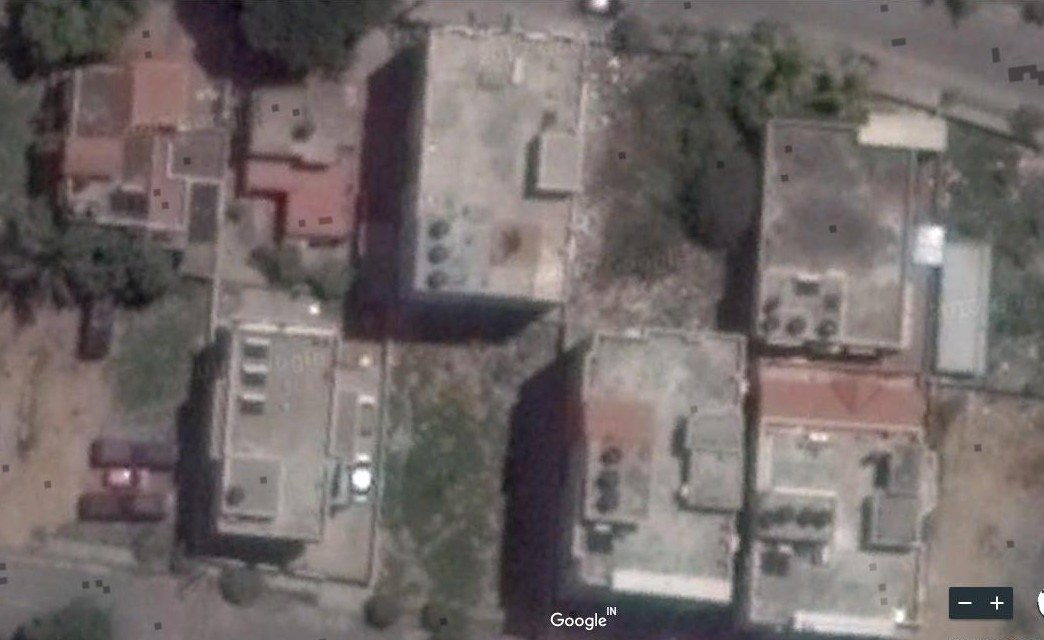
#> input picture buildings/b7.jpeg, 1044 x 640 px
$ python building_detection.py   (Python 2 division)
#> lines starting #> are read from the running program, lines starting #| are printed output that depends on the picture
import cv2
import numpy as np
import matplotlib.pyplot as plt
import os
import os.path

test_img=cv2.imread('./buildings/b7.jpeg',1)
#> test_img is the input picture: shape (640, 1044, 3); mean B, G, R 103.4, 104.5, 112.4


building_cascade = cv2.CascadeClassifier('/home/hackingbot/Desktop/hack/haartrain/haar/cascade.xml')
gray = cv2.cvtColor(test_img, cv2.COLOR_BGR2GRAY)
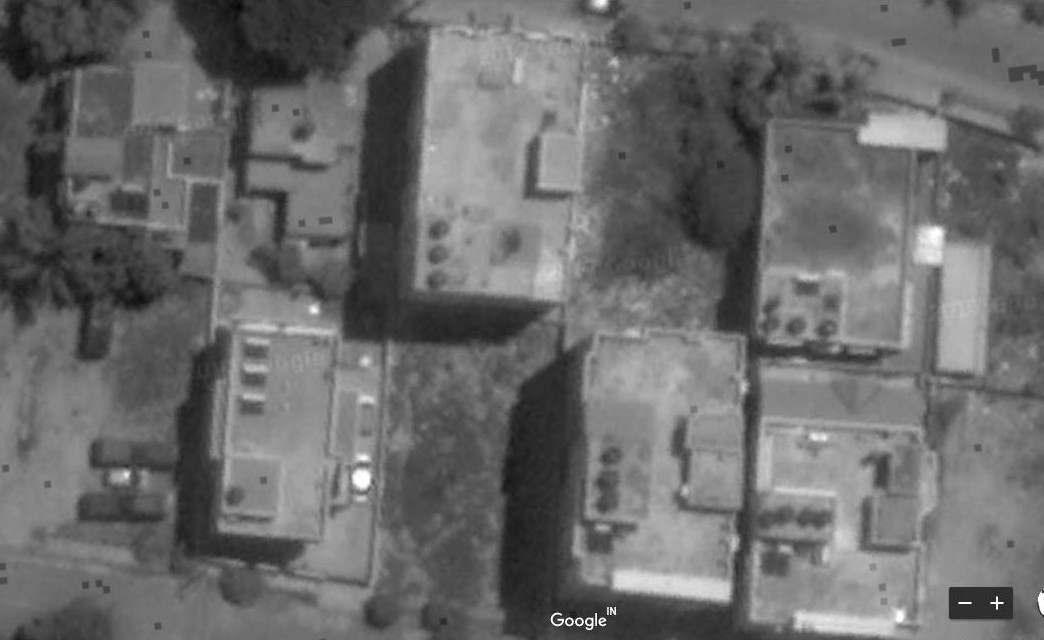
#> gray: shape (640, 1044); min 6, max 255, mean 106.8

buildings = building_cascade.detectMultiScale(gray, 1.20, 50)
#> buildings = [[494, 279, 66, 66], [713, 20, 36, 36], [607, 51, 50, 50], [978, 15, 53, 53], [1002, 142, 36, 36], [929, 165, 43, 43], [206, 172, 39, 39], [71, 533, 62, 62], [781, 551, 35, 35], [204, 554, 34, 34], [197, 590, 41, 41]]

print buildings
#| [[ 494  279   66   66]
#|  [ 713   20   36   36]
#|  [ 607   51   50   50]
#|  [ 978   15   53   53]
#|  [1002  142   36   36]
#|  [ 929  165   43   43]
#|  [ 206  172   39   39]
#|  [  71  533   62   62]
#|  [ 781  551   35   35]
#|  [ 204  554   34   34]
#|  [ 197  590   41   41]]

if len(buildings) is not 0:
	print 'Result: Building'
	print len(buildings)
#| 11

	for values in buildings:
		temp = test_img.copy()
		cv2.rectangle(temp, (values[2], values[3]), (values[0], values[1]), (255,255,0), 1)
		cv2.imshow('Final', temp)
		cv2.waitKey(0)
		cv2.destroyAllWindows()
#> this loop made 11 passes
#> pass 1, `cv2.imshow('Final', temp)`:
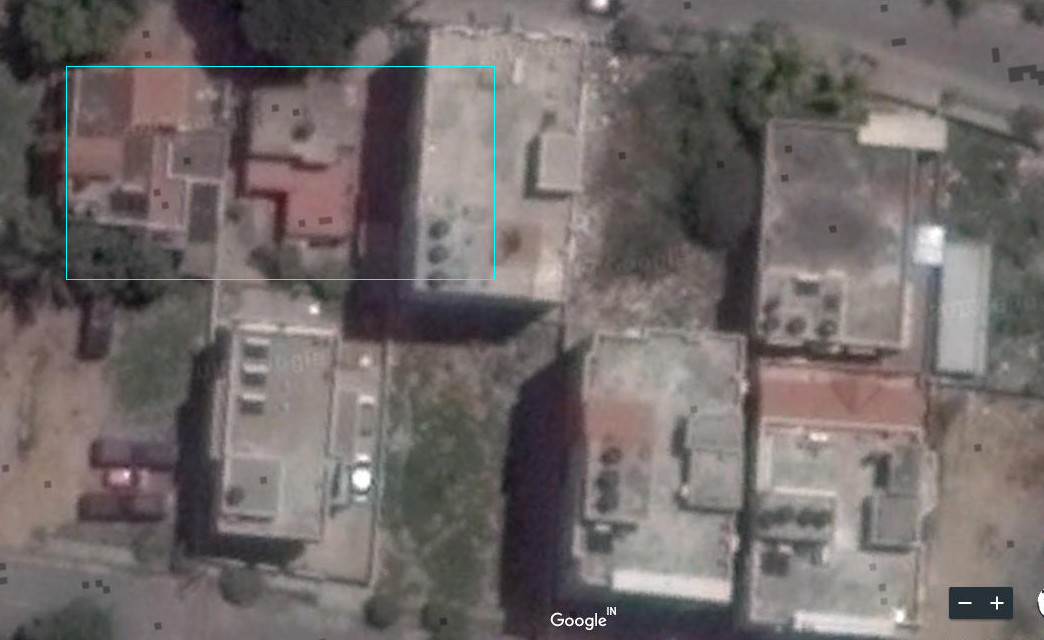
#> window 'Final': shape (640, 1044, 3); mean B, G, R 103.7, 104.8, 112.2
#> pass 2, `cv2.imshow('Final', temp)`:
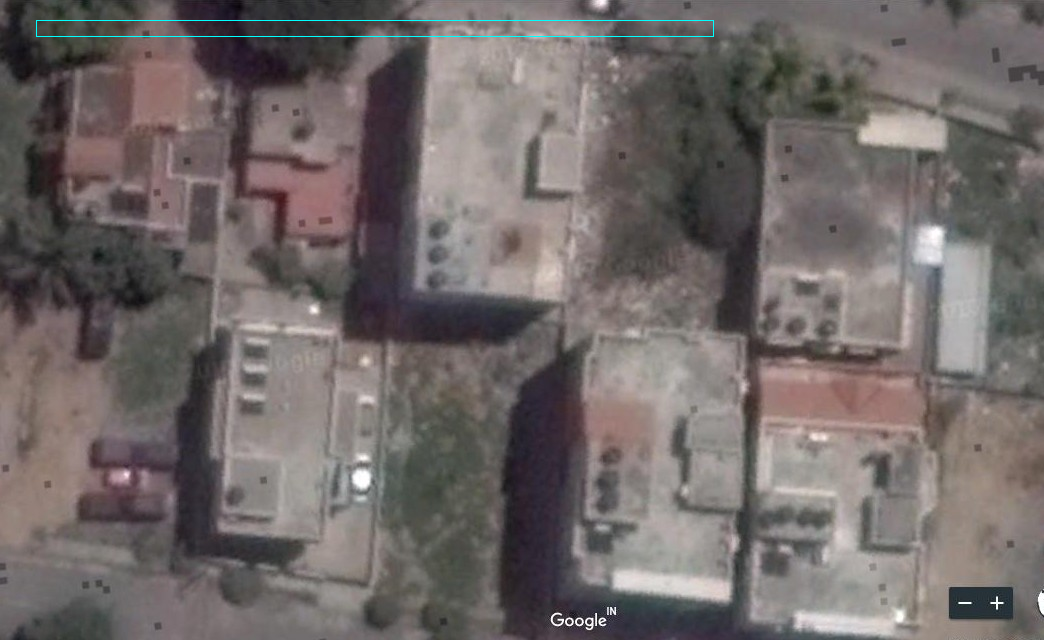
#> window 'Final': shape (640, 1044, 3); mean B, G, R 103.7, 104.9, 112.2
	#cv2.imshow('Final', test_img)
	#cv2.waitKey(0)
	#cv2.destroyAllWindows()
else:
	print 'No'
